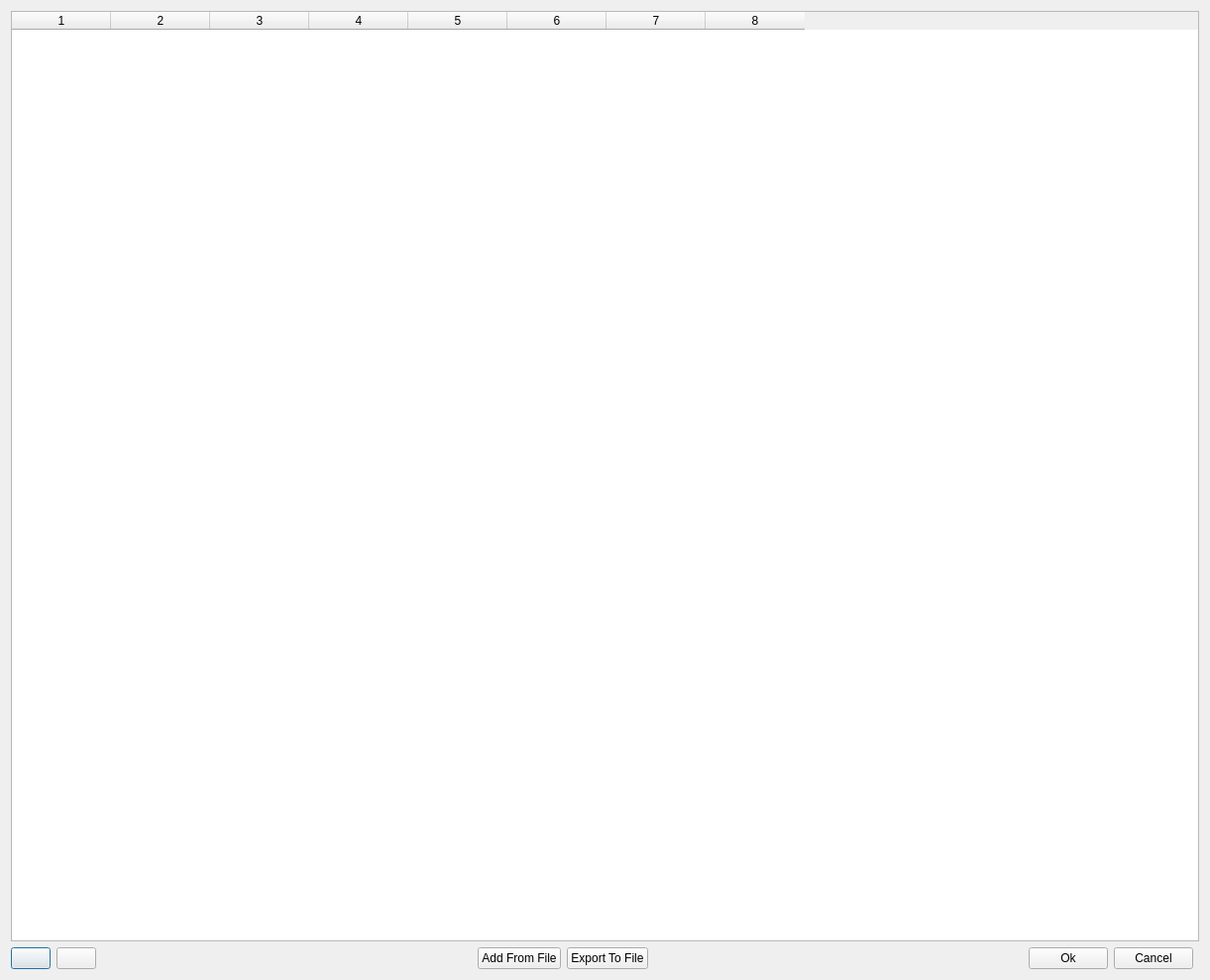
<?xml version="1.0" encoding="UTF-8"?>
<ui version="4.0">
 <class>VariablesDialog</class>
 <widget class="QDialog" name="VariablesDialog">
  <property name="geometry">
   <rect>
    <x>0</x>
    <y>0</y>
    <width>1221</width>
    <height>989</height>
   </rect>
  </property>
  <property name="windowTitle">
   <string>Project Variables</string>
  </property>
  <layout class="QGridLayout" name="gridLayout">
   <item row="3" column="0">
    <widget class="QPushButton" name="addVariable">
     <property name="text">
      <string/>
     </property>
     <property name="iconSize">
      <size>
       <width>32</width>
       <height>32</height>
      </size>
     </property>
    </widget>
   </item>
   <item row="3" column="7">
    <widget class="QPushButton" name="buttonCancel">
     <property name="text">
      <string>Cancel</string>
     </property>
    </widget>
   </item>
   <item row="3" column="6">
    <widget class="QPushButton" name="buttonOk">
     <property name="text">
      <string>Ok</string>
     </property>
    </widget>
   </item>
   <item row="3" column="5">
    <spacer name="horizontalSpacer_2">
     <property name="orientation">
      <enum>Qt::Horizontal</enum>
     </property>
     <property name="sizeHint" stdset="0">
      <size>
       <width>40</width>
       <height>20</height>
      </size>
     </property>
    </spacer>
   </item>
   <item row="0" column="0" colspan="9">
    <widget class="VariableWidget" name="table">
     <property name="selectionBehavior">
      <enum>QAbstractItemView::SelectRows</enum>
     </property>
     <property name="sortingEnabled">
      <bool>true</bool>
     </property>
     <property name="columnCount">
      <number>8</number>
     </property>
     <attribute name="horizontalHeaderVisible">
      <bool>true</bool>
     </attribute>
     <attribute name="horizontalHeaderCascadingSectionResizes">
      <bool>true</bool>
     </attribute>
     <attribute name="horizontalHeaderStretchLastSection">
      <bool>false</bool>
     </attribute>
     <attribute name="verticalHeaderVisible">
      <bool>false</bool>
     </attribute>
     <attribute name="verticalHeaderShowSortIndicator" stdset="0">
      <bool>false</bool>
     </attribute>
     <attribute name="verticalHeaderStretchLastSection">
      <bool>false</bool>
     </attribute>
     <column/>
     <column/>
     <column/>
     <column/>
     <column/>
     <column/>
     <column/>
     <column/>
    </widget>
   </item>
   <item row="3" column="1">
    <widget class="QPushButton" name="removeVariable">
     <property name="text">
      <string/>
     </property>
     <property name="iconSize">
      <size>
       <width>32</width>
       <height>32</height>
      </size>
     </property>
    </widget>
   </item>
   <item row="3" column="4">
    <widget class="QPushButton" name="exportButton">
     <property name="text">
      <string>Export To File</string>
     </property>
    </widget>
   </item>
   <item row="3" column="3">
    <widget class="QPushButton" name="importButton">
     <property name="text">
      <string>Add From File</string>
     </property>
    </widget>
   </item>
   <item row="3" column="2">
    <spacer name="horizontalSpacer">
     <property name="orientation">
      <enum>Qt::Horizontal</enum>
     </property>
     <property name="sizeHint" stdset="0">
      <size>
       <width>40</width>
       <height>20</height>
      </size>
     </property>
    </spacer>
   </item>
  </layout>
 </widget>
 <customwidgets>
  <customwidget>
   <class>VariableWidget</class>
   <extends>QTableWidget</extends>
   <header>variablewidget.h</header>
  </customwidget>
 </customwidgets>
 <resources/>
 <connections/>
</ui>
